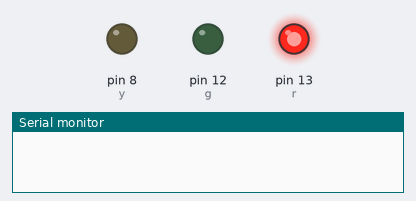
The sketch below on a simulated Arduino Uno, built with avr-gcc and run on an emulated ATmega328P. Shown: output pins drawn as LEDs (lit = HIGH), the last lines printed to the serial monitor.

Above: at 0.5 s.
At 1.5 s:
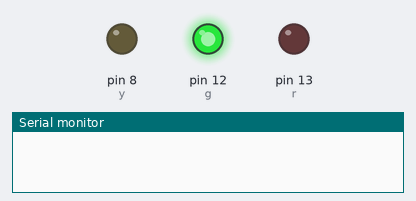
At 5.5 s:
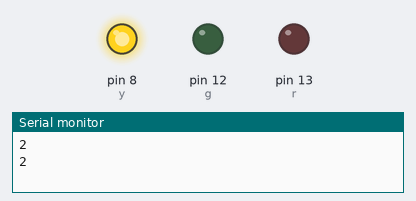
Timing chart, 0 to 6.9 s (numbered marks = the images above):
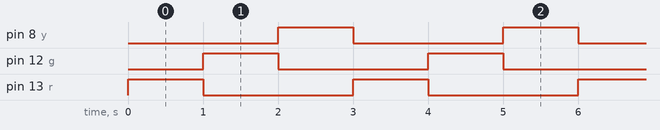

The sketch:

Bluetooth_Based_AC_Light_On_Off_System.ino
```cpp
int r = 13, g=12, y=8;
int turn =0;
void setup()
{
  Serial.begin(9600);
  pinMode(r,OUTPUT);
  pinMode(g,OUTPUT);
  pinMode(y,OUTPUT);
}
void loop()
{
    digitalWrite(r,0);
    digitalWrite(g,0);
    digitalWrite(y,0);

  if(turn==0) {
    digitalWrite(r,1);
  } else if(turn==1) {
    digitalWrite(g,1);
  } else {
    Serial.println(turn);
    digitalWrite(y,1);
  }
  turn= (turn+1)%3;
  delay(1000);
}
```

Measured:
- by itself, pin 8 (y), pin 12 (g), pin 13 (r): alternates HIGH for 1.0 s and LOW for 2.0 s
- by itself, everything shown: repeats every 3.0 s, in 3 steps
